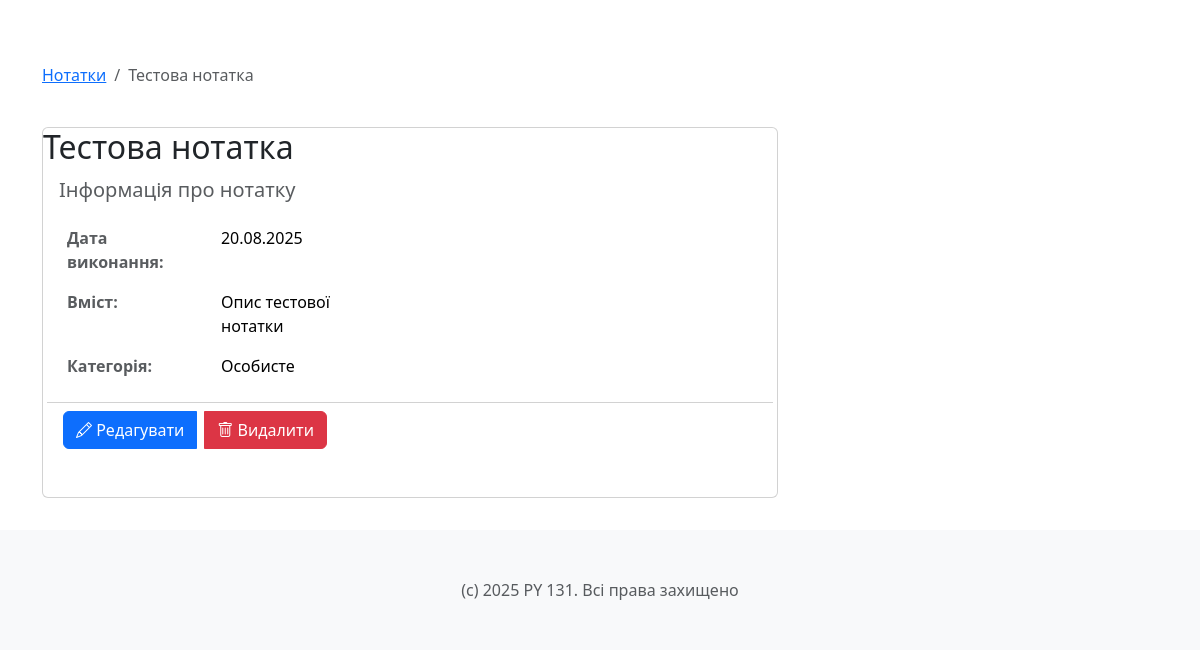
Before: /notes/ (lower part) with the older database file.
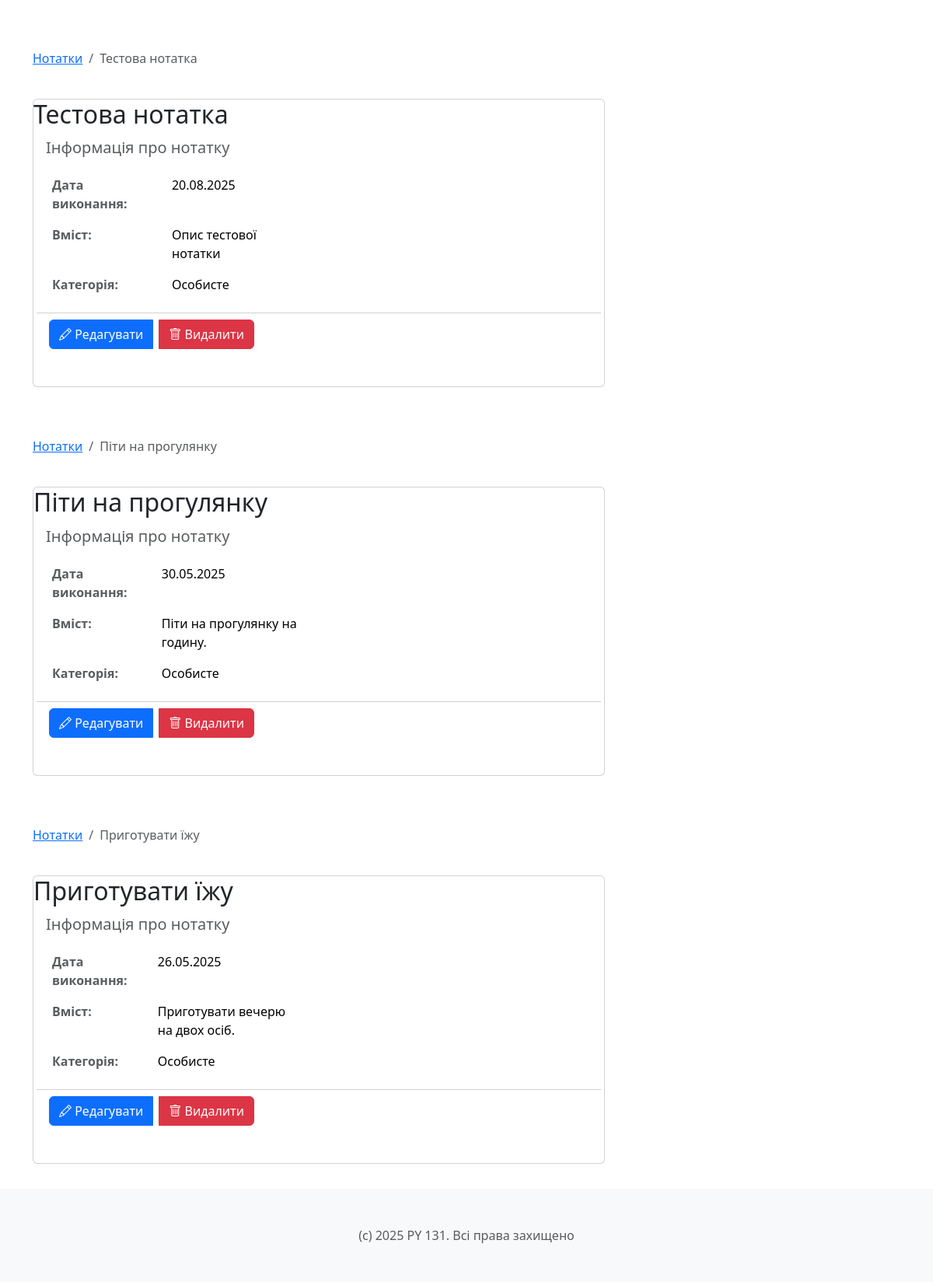
After: the same page with the newer database file.
### notes/models.py (models this page shows, shortened)
class Note(models.Model):
    title = models.CharField(max_length=200)
    text = models.TextField()
    reminder = models.DateField(null=True, blank=True)
    category = models.ForeignKey(Category, on_delete=models.CASCADE, related_name="notes")
    user = models.ForeignKey(User, on_delete=models.CASCADE, related_name="notes", null=True)

class Category(models.Model):
    title = models.CharField(max_length=100)
    def __str__(self):
        return self.title

### notes/views.py (the view)
# urls.py: path("notes/", create_notes),
def create_notes(request):
    notes = Note.objects.all()
    return render(request, "note_list.html", {"notes": notes})

### templates/note_list.html (shortened to what this page needs)
{% extends 'base.html' %}
{% block content %}
{% for note in notes %}
<div class="container">
    <div class="row mb-4">
        <div class="col">
            <nav aria-label="breadcrumb">
                <ol class="breadcrumb">
                    <li class="breadcrumb-item"><a href="{% url 'note_list' %}">Нотатки</a></li>
                    <li class="breadcrumb-item active">{{ note.title }}</li>
                </ol>
            </nav>
        </div>
    </div>
    <div class="row">
        <div class="col-md-8">
            <div class="card">
                <h2 class="card-title mb-0">{{ note.title }}</h2>
                <div class="card-body">
                    <div class="row mb-4">
                        <div class="col-md-6">
                            <h5 class="card-subtitle mb-3 text-muted">Інформація про нотатку</h5>
                            <table class="table table-borderless">
                                <tbody>
                                <tr>
                                    <th scope="row" class="text-muted">Дата виконання:</th>
                                    <td>{{ note.reminder|date:"d.m.Y" }}</td>
                                </tr>
                                <tr>
                                    <th scope="row" class="text-muted">Вміст:</th>
                                    <td>{{ note.text }}</td>
                                </tr>
                                <tr>
                                    <th scope="row" class="text-muted">Категорія:</th>
                                    <td>{{ note.category }}</td>
                                </tr>
                                </tbody>
                            </table>
                        </div>
                        <div class="card-footer bg-transparent">
                            <div class="d-flex justify-content-between align-items-center">
                                <div class="btn-group">
                                    {% if note.pk %}
                                    <a href="{% url 'note_update' note.pk %}" class="btn btn-primary">
                                        <i class="bi bi-pencil"></i> Редагувати
                                    </a>
                                    {% else %}
                                    <span class="text-muted">Немає ID</span>
                                    {% endif %}
                                    <button type="button" class="btn btn-danger" data-bs-toggle="modal"
                                            data-bs-target="#deleteModal">
                                        <i class="bi bi-trash"></i> Видалити
                                    </button>
                                </div>
                            </div>
                        </div>
                    </div>
                </div>
            </div>
        </div>
    </div>
</div>
{% endfor %}
{% endblock %}
{% block extra_js %}
<link rel="stylesheet" href="https://cdn.jsdelivr.net/npm/bootstrap-icons@1.7.2/font/bootstrap-icons.css">
{% endblock %}

Changed rows visible on the page:
added Note: title "Піти на прогулянку", reminder "30.05.2025", text "Піти на прогулянку на годину.", category "Особисте", shows "Редагувати"
added Note: title "Приготувати їжу", reminder "26.05.2025", text "Приготувати вечерю на двох осіб.", category "Особисте", shows "Редагувати"
